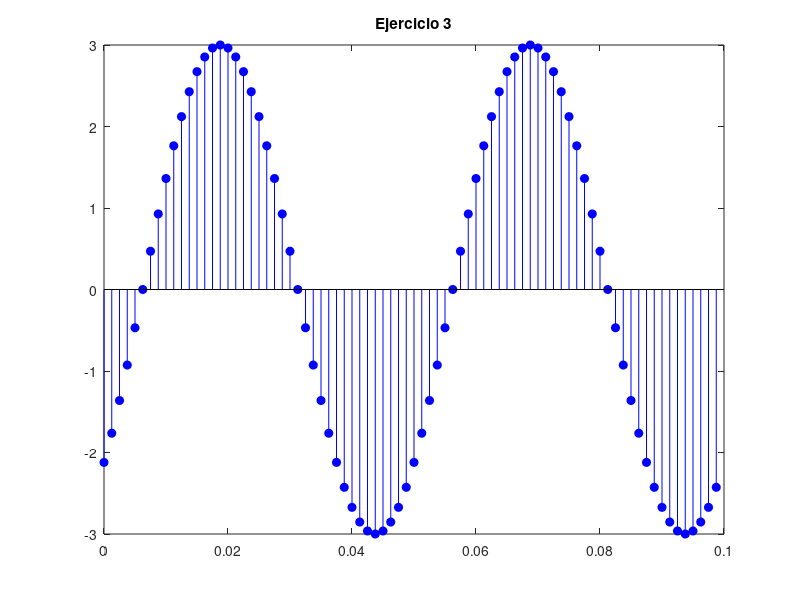

MATLAB code to generate this figure:
% Parametros a traves de la figura 1
A = 3;
% Frecuencia de la se~nal
Ts = 0.05;          % Se observan 2 ciclos en 0.1 seg (0.1/2 = 0.05)
fs = 1/Ts;

% Frecuencia y periodo de muestreo
muestras = 80;
tiempo_total = 0.1;
fm = muestras / tiempo_total;
Tm = 1/fm;

% Retardo temporal y Fase
muestras_retardo = 5;
t1 = muestras_retardo * Tm;
phi = -2 * pi * fs * t1;

t = 0 : Tm : 0.1-Tm;
x = A * sin(2 * pi * fs .* t + phi);

figure(1);
stem(t, x, 'b', 'filled'); title('Ejercicio 3');
